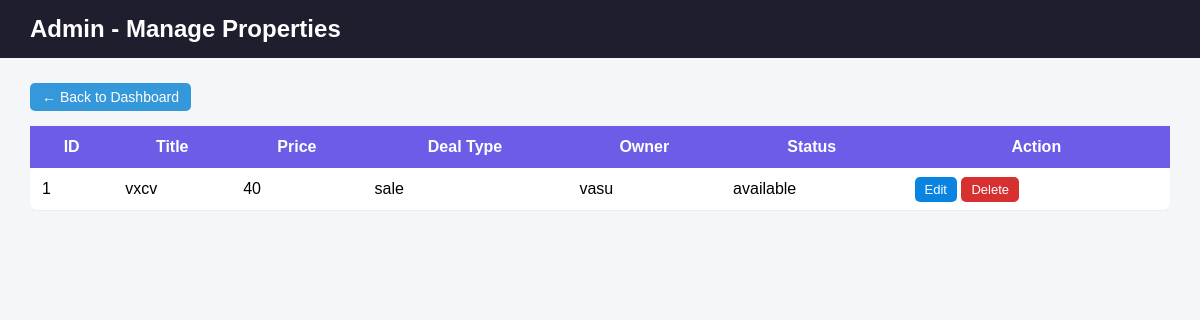
Page /admin/properties (signed in) on the earlier database version.
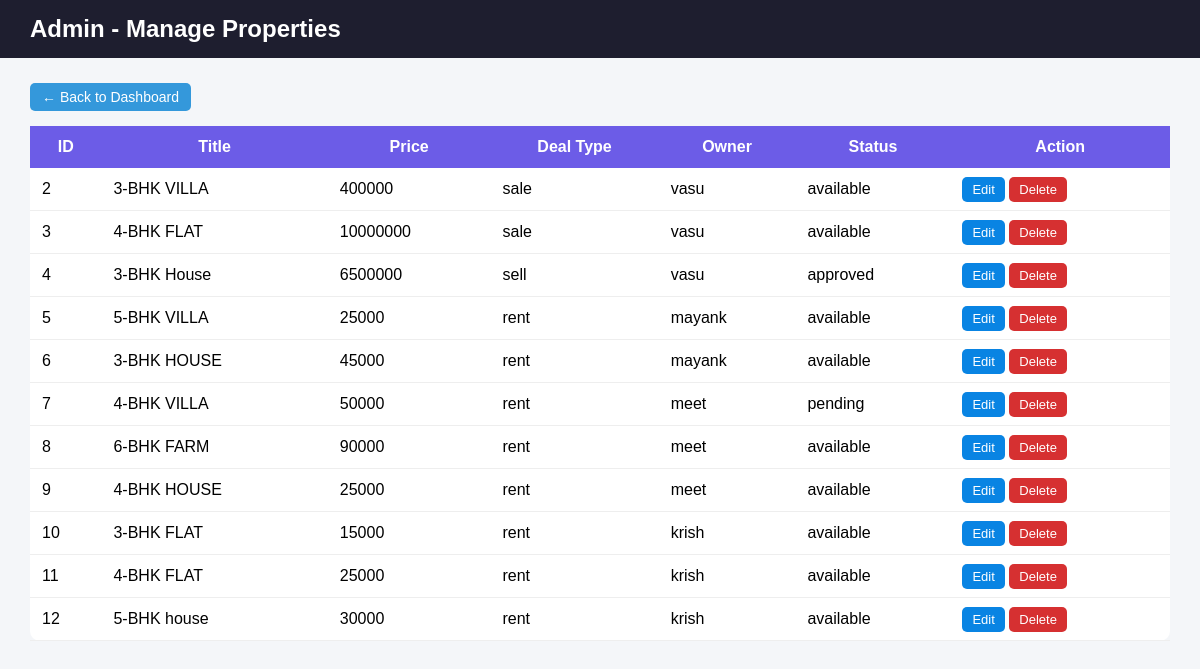
Same page on the later database version.
### tables this page shows
CREATE TABLE properties (
            id INTEGER PRIMARY KEY AUTOINCREMENT,
            owner_id INTEGER,
            title TEXT,
            type TEXT,
            price INTEGER,
            description TEXT,
            image TEXT,
            contact_number TEXT,
            status TEXT DEFAULT 'available',
            deal_type TEXT,
            state TEXT,
            city TEXT,
            area TEXT
        );

CREATE TABLE users (
            id INTEGER PRIMARY KEY AUTOINCREMENT,
            role TEXT,
            username TEXT UNIQUE,
            password TEXT,
            email TEXT
        );

### app/admin/routes.py (the view)
@admin_bp.route("/admin/properties")
def admin_properties():
    if session.get("role") != "admin":
        return redirect(url_for("login"))
    conn = get_db()
    props = conn.execute("""
        SELECT p.*, u.username
        FROM properties p
        LEFT JOIN users u ON p.owner_id = u.id
    """).fetchall()
    conn.close()
    return render_template("admin_properties.html", properties=props)

### app/db.py (called while the page is built)
def get_db():
    conn = sqlite3.connect("users.db", timeout=10)
    conn.row_factory = sqlite3.Row
    return conn

### app/templates/admin_properties.html (shortened to what this page needs)
<!DOCTYPE html>
<html>
<head>
</head>
<body>
<div class="navbar">
    <h2>Admin - Manage Properties</h2>
</div>
<div class="container">
    <div class="top-bar">
        <a href="/admin/dashboard" class="back-btn">← Back to Dashboard</a>
    </div>
    <table>
        <tr>
            <th>ID</th>
            <th>Title</th>
            <th>Price</th>
            <th>Deal Type</th>
            <th>Owner</th>
            <th>Status</th>
            <th>Action</th>
        </tr>
        {% for p in properties %}
        <tr>
            <td>{{ p[0] }}</td>
            <td>{{ p[2] }}</td>
            <td>{{ p[4] }}</td>
            <td>{{ p[9] }}</td>
            <td>{{ p[-1] }}</td>
            <td>{{ p[8] }}</td>
            <td>
                <a class="btn edit" href="/admin/edit-property/{{ p.id }}">Edit</a>
                <a class="btn delete" href="/admin/delete-property/{{ p.id }}" onclick="return confirm('Are you sure you want to delete this property?');">Delete</a>
            </td>
        </tr>
        {% endfor %}
    </table>
</div>
</body>
</html>

Differences in the rows shown:
removed properties: id "1", title "vxcv", price "40", deal_type "sale", username "vasu", status "available"
added properties: id "2", title "3-BHK VILLA", price "400000", deal_type "sale", username "vasu", status "available"
added properties: id "3", title "4-BHK FLAT", price "10000000", deal_type "sale", username "vasu", status "available"
added properties: id "4", title "3-BHK House", price "6500000", deal_type "sell", username "vasu", status "approved"
added properties: id "5", title "5-BHK VILLA", price "25000", deal_type "rent", username "mayank", status "available"
added properties: id "6", title "3-BHK HOUSE", price "45000", deal_type "rent", username "mayank", status "available"
added properties: id "7", title "4-BHK VILLA", price "50000", deal_type "rent", username "meet", status "pending"
added properties: id "8", title "6-BHK FARM", price "90000", deal_type "rent", username "meet", status "available"
added properties: id "9", title "4-BHK HOUSE", price "25000", deal_type "rent", username "meet", status "available"
added properties: id "10", title "3-BHK FLAT", price "15000", deal_type "rent", username "krish", status "available"
added properties: id "11", title "4-BHK FLAT", price "25000", deal_type "rent", username "krish", status "available"
added properties: id "12", title "5-BHK house", price "30000", deal_type "rent", username "krish", status "available"
